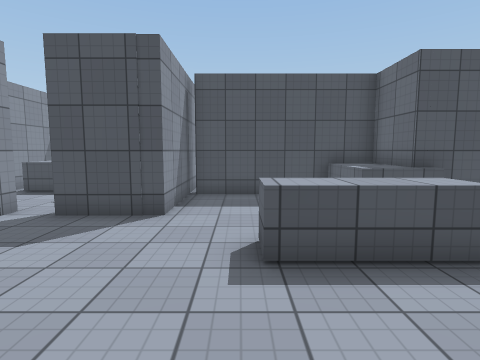
[1] (above)

17 first-person views from a walk through a scene from a Unity 3-D project. The camera is 1.5 m above the floor, tilts 6° down and sees 80° across. Doors are open. The floor is counted in squares, 1 m on a side. Each view is taken from the middle of a square. On the plan, view 1 faces up. The plan holds only what a view shows up to about 14 squares ahead; the rest is blank. Surface patterns are stand-ins for the level's own textures.

[2]
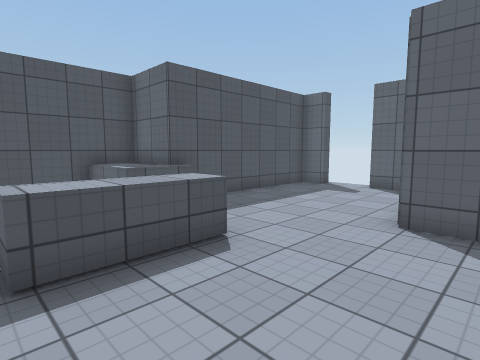

[3]
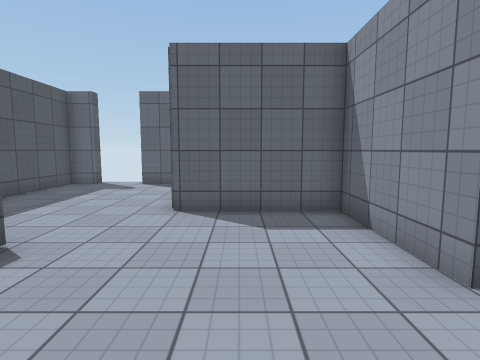

[4]
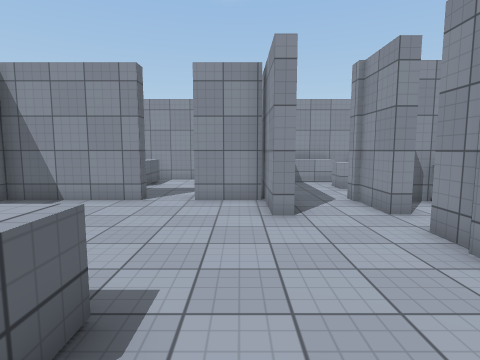

[5]
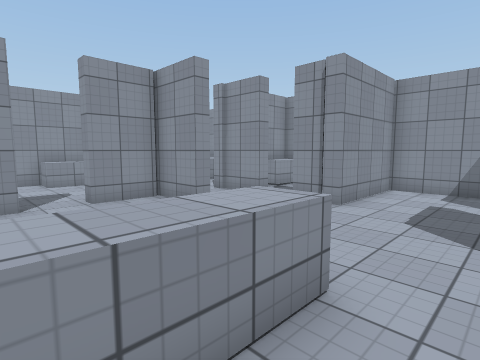

[6]
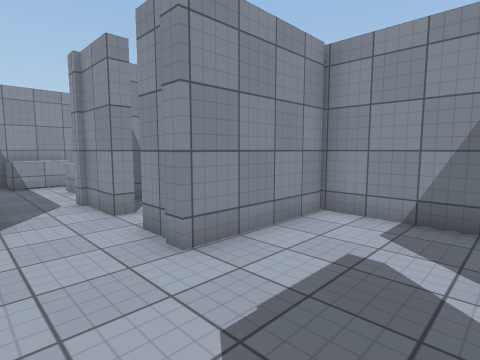

[7]
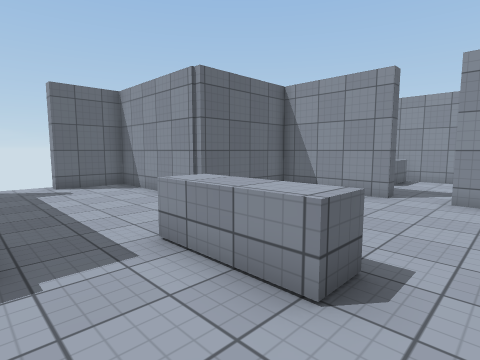

[8]
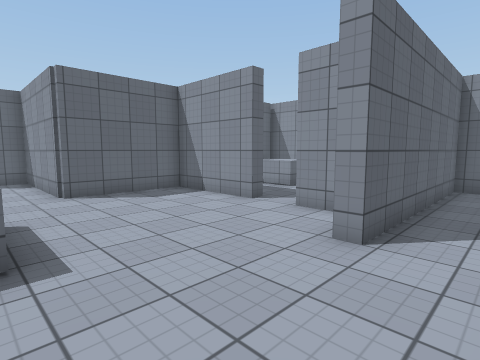

[9]
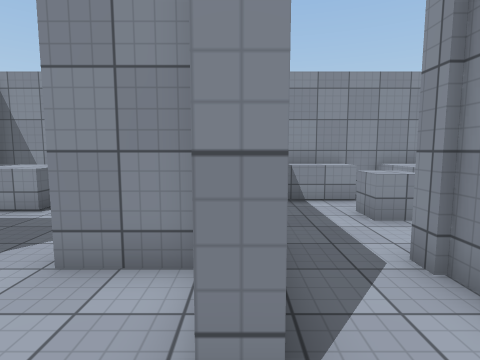

[10]
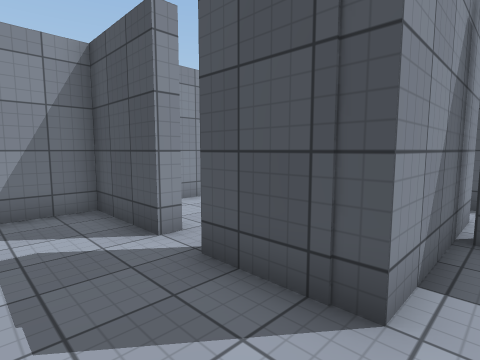

[11]
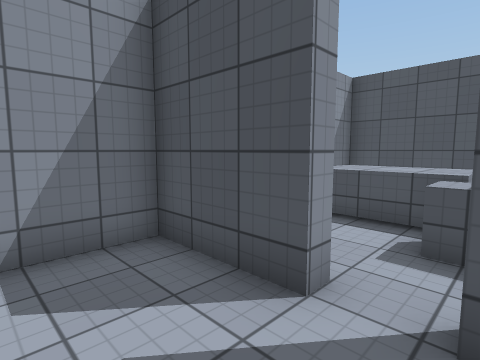

[12]
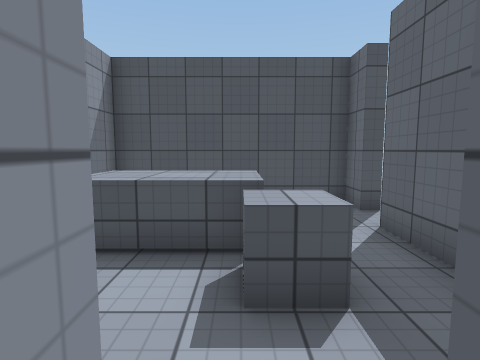

[13]
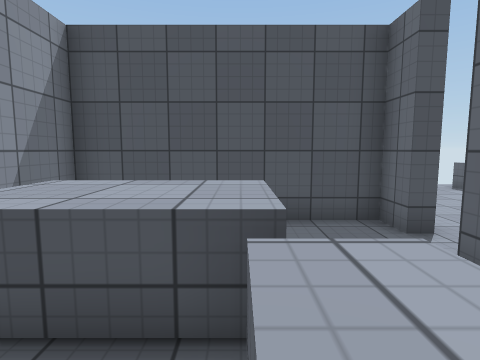

[14]
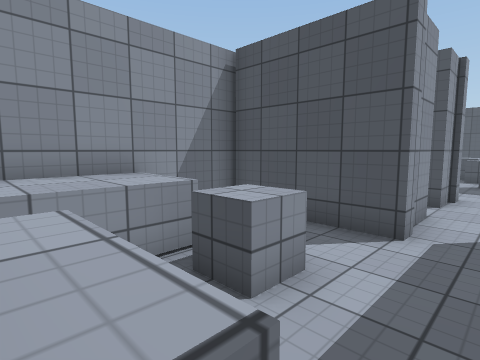

[15]
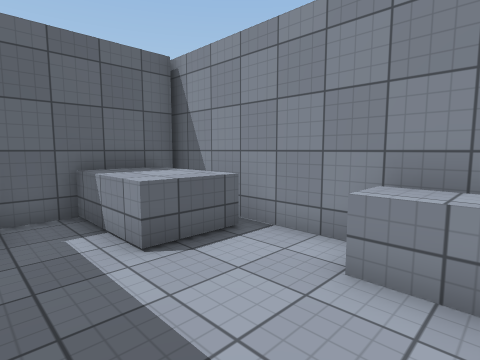

[16]
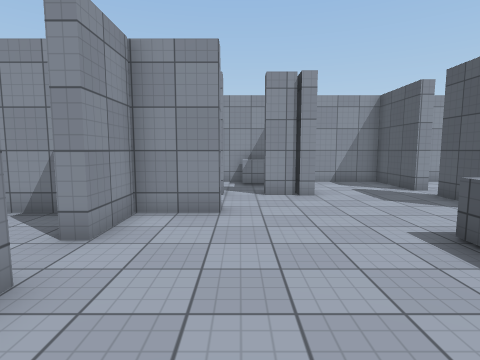

[17]
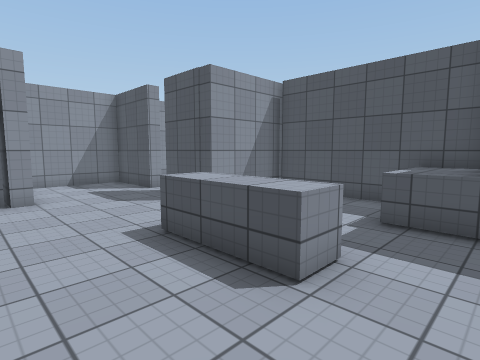

### Floor plan
Key: @ floor where view 1 was taken; # wall or solid block; . floor; D open door; = window, fence, low wall or low ledge; ^ raised ledge.
Columns run from 9 left of view 1 to 12 right of it. Each row starts with its distance up from view 1.
 19             .^
 18            ..
 17           ..
 16          ..
 15          ..
 14 ########..
 13 #    ..D.
 12 ##^^^ .D
 11 ##^^^ .D
 10 ##^^^..########
  9 #...^^.#....^^#
  8 # .....#....^^########
  7 ###DDD##....^^^......D
  6 #....................D
  5 #....................D
  4 #.........^^^........D
  3 #....................#
  2 #####..........#######
  1 #^..D..........#
  0 #^..D....@.....#
 -1 ##..DDDD.......#
 -2 #^^##..#..DD...#
 -3 #####..##DDDD###
 -4 #  ....#......^#
 -5 #=.^^..#.......#
 -6 #^^.^..#....^^^#
 -7 #^^ ...#^^..^^^#
 -8 #^^ ^^.#^^..^^^#
 -9  ###############

Where each view was taken, in squares from view 1:
view 1: 0 up, 0 right, facing up
view 2: 0 up, 0 right, facing up-right
view 3: 0 up, 1 left, facing right
view 4: 6 up, 1 left, facing down
view 5: 6 up, 3 right, facing down-left
view 6: 6 up, 2 left, facing down-left
view 7: 7 up, 1 left, facing down-right
view 8: 4 up, 4 left, facing down-right
view 9: 1 up, 2 left, facing down
view 10: 4 up, 1 left, facing up-left
view 11: 4 up, 4 left, facing up-left
view 12: 6 up, 5 left, facing up
view 13: 8 up, 5 left, facing up
view 14: 8 down, 3 left, facing up-left
view 15: 4 down, 1 left, facing down-right
view 16: 0 up, 5 right, facing left
view 17: 1 up, 5 right, facing up-left
